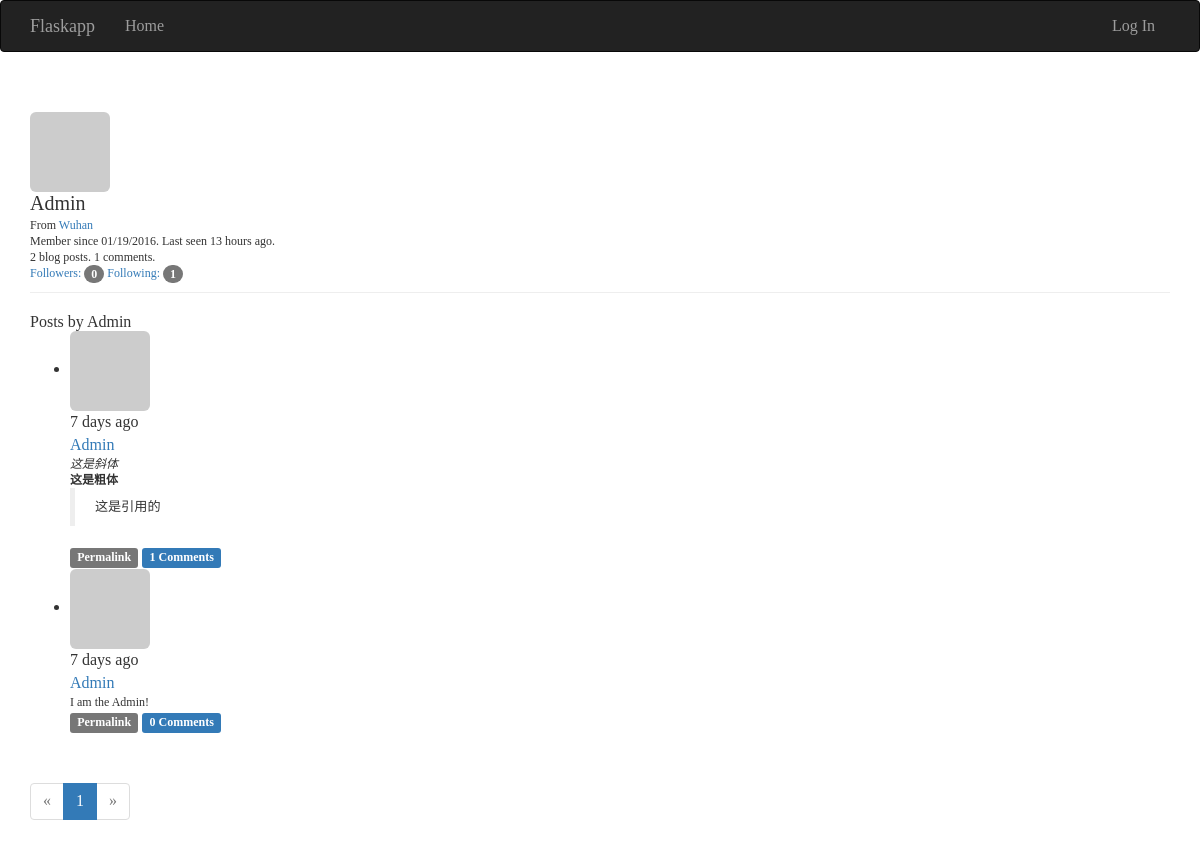
Before: /user/Admin with the older database file.
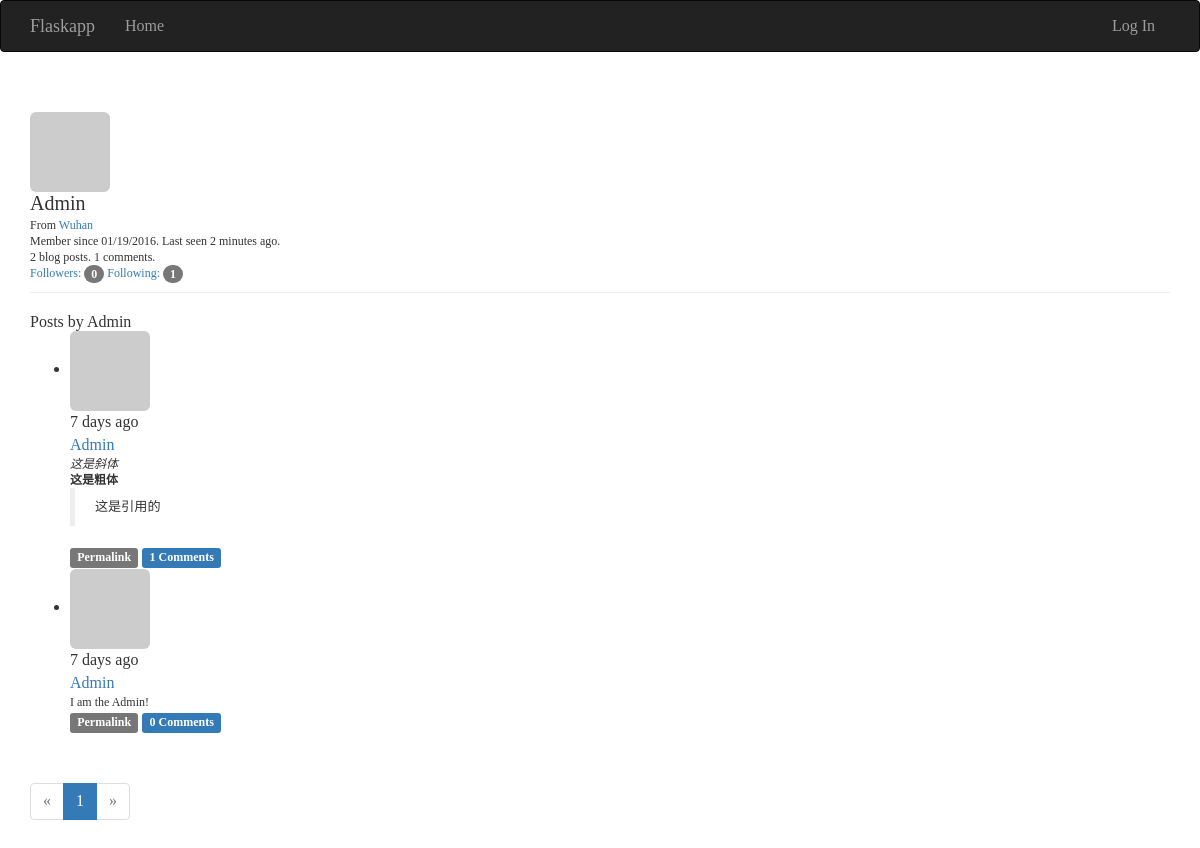
After: the same page with the newer database file.
### app/models.py (models this page shows, shortened)
class User(db.Model, UserMixin):
    __tablename__ = 'users'
    id = db.Column(db.Integer, primary_key=True)
    email = db.Column(db.String(64), unique=True, index=True)
    username = db.Column(db.String(64), unique=True, index=True)
    role_id = db.Column(db.Integer, db.ForeignKey('roles.id'))
    password_hash = db.Column(db.String(128))
    confirmed = db.Column(db.Boolean, default=False)
    name = db.Column(db.String(64))
    location = db.Column(db.String(64))
    about_me = db.Column(db.Text())
    member_since = db.Column(db.DateTime(), default=datetime.utcnow)
    last_seen = db.Column(db.DateTime(), default=datetime.utcnow)
    avatar_hash = db.Column(db.String(32))
    posts = db.relationship('Post', backref='author', lazy='dynamic')
    followed = db.relationship('Follow',
                               foreign_keys=[Follow.follower_id],
                               backref=db.backref('follower', lazy='joined'),
                               lazy='dynamic',
                               cascade='all, delete-orphan')
    followers = db.relationship('Follow',
                                foreign_keys=[Follow.followed_id],
                                backref=db.backref('followed', lazy='joined'),
                                lazy='dynamic',
                                cascade='all, delete-orphan')
    comments = db.relationship('Comment', backref='author', lazy='dynamic')
    @property
    def password(self):
        raise AttributeError('password is not a readable attribute')
    def gravatar(self, size=100, default='identicon', rating='g'):
        if request.is_secure:
            url = 'https://secure.gravatar.com/avatar'
        else:
            url = 'http://www.gravatar.com/avatar'
        hash = self.avatar_hash or hashlib.md5(
                self.email.encode('utf-8')).hexdigest()
        return '{url}/{hash}?s={size}&d={default}&r={rating}'.format(
                url=url, hash=hash, size=size, default=default, rating=rating)

class Post(db.Model):
    __tablename__ = 'posts'
    id = db.Column(db.Integer, primary_key=True)
    body = db.Column(db.Text)
    body_html = db.Column(db.Text)
    timestamp = db.Column(db.DateTime, index=True, default=datetime.utcnow)
    author_id = db.Column(db.Integer, db.ForeignKey('users.id'))
    comments = db.relationship('Comment', backref='post', lazy='dynamic')

### app/main/views.py (the view)
@main.route('/user/<username>')
def user(username):
    user = User.query.filter_by(username=username).first_or_404()
    page = request.args.get('page', 1, type=int)
    pagination = user.posts.order_by(Post.timestamp.desc()).paginate(
                 page, per_page=current_app.config['FLASKY_POSTS_PER_PAGE'],
                 error_out=False)
    posts = pagination.items
    return render_template('user.html', user=user, posts=posts,
                           pagination=pagination)

### app/auth/views.py (called while the page is built)
@auth.before_app_request
def before_request():
    if current_user.is_authenticated:
        current_user.ping()
        if not current_user.confirmed \
                and request.endpoint[:5] != 'auth.' \
                and request.endpoint != 'static':
            return redirect(url_for('auth.unconfirmed'))

### app/main/__init__.py (called while the page is built)
@main.app_context_processor
def inject_permissions():
    return dict(Permission=Permission)

### app/main/views.py (called while the page is built)
@main.after_app_request
def after_request(response):
    for query in get_debug_queries():
        if query.duration >= current_app.config['FLASKY_SLOW_DB_QUERY_TIME']:
            current_app.logger.warning(
                'Slow query: %s\nParameters: %s\nDuration: %fs\nContext: %s\n'
                % (query.statement, query.parametersm, query.duration,
                    query.context))
    return response

### app/models.py (called while the page is built)
    def can(self, permissions):
        return False

    def is_administrator(self):
        return False

### app/templates/user.html (shortened to what this page needs)
{% extends "base.html" %}
{% import "_macros.html" as macros %}
{% block page_content %}
<div class="page-header">
    <img class="img-rounded profile-thumbnail" src="{{ user.gravatar(size=256) }}">
    <div class="profile-header">
        <h1>{{ user.username }}</h1>
        {% if user.name or user.location %}
        <p>
            {% if user.location %}
                From <a href="http://maps.baidu.com/?q={{ user.location }}">{{ user.location }}</a>
            {% endif %}
        </p>
        {% endif %}
        <p>Member since {{ moment(user.member_since).format('L') }}. Last seen {{ moment(user.last_seen).fromNow() }}.</p>
        <p>{{ user.posts.count() }} blog posts. {{ user.comments.count() }} comments.</p>
        <p>
            <a href="{{ url_for('.followers', username=user.username) }}">Followers: <span class="badge">{{ user.followers.count() - 1 }}</span></a>
            <a href="{{ url_for('.followed_by', username=user.username) }}">Following: <span class="badge">{{ user.followed.count() - 1}}</span></a>
        </p>
    </div>
</div>
<h3>Posts by {{ user.username }}</h3>
{% include '_posts.html' %}
{% if pagination %}
<div class="pagination">
    {{ macros.pagination_widget(pagination, '.user', username=user.username) }}
</div>
{% endif %}
{% endblock %}

### app/templates/base.html (shortened to what this page needs)
{% extends "bootstrap/base.html" %}
{% block head %}
{{ super() }}
<link rel="stylesheet" type="text/css" href="{{ url_for('static', filename='style.css') }}">
{% endblock %}
{% block navbar %}
<div class="navbar navbar-inverse" role="navigation">
    <div class="container">
        <div class="navbar-header">
            <a class="navbar-brand" href="{{ url_for('main.index') }}">Flaskapp</a>
        </div>
        <div class="navbar-collapse collapse">
            <ul class="nav navbar-nav">
                <li><a href="{{ url_for('main.index') }}">Home</a></li>
            </ul>
            <ul class="nav navbar-nav navbar-right">
                {% if current_user.is_authenticated %}
                <li class="dropdown">
                    <a href="#" class="dropdown-toggle" data-toggle="dropdown">Account<b class="caret"></b></a>
                    <ul class="dropdown-menu">
                        <li><a href="{{ url_for('auth.change_password') }}">Change Password</a></li>
                        <li><a href="{{ url_for('auth.change_email_request') }}">Change Email</a></li>
                        <li><a href="{{ url_for('auth.logout') }}">Log Out</a></li>
                {% else %}
                <li><a href="{{ url_for('auth.login') }}">Log In</a></li>
                {% endif %}
            </ul>
        </div>
    </div>
</div>
{% endblock %}
{% block content %}
<div class="container">
    {% block page_content %}{% endblock %}
</div>
{% endblock %}

### app/templates/_macros.html
{% macro pagination_widget(pagination, endpoint) %}
<ul class="pagination">
    <li{% if not pagination.has_prev %} class="disabled"{% endif %}>
        <a href="{% if pagination.has_prev %}{{ url_for(endpoint,
            page = pagination.pre_num, **kwargs) }}{% else %}#{% endif %}">
            &laquo;
        </a>
    </li>
    {% for p in pagination.iter_pages() %}
        {% if p %}
            {% if p == pagination.page %}
            <li class="active">
                <a href="{{ url_for(endpoint, page = p, **kwargs) }}">{{ p }}</a>
            </li>
            {% else %}
            <li>
                <a href="{{ url_for(endpoint, page = p, **kwargs) }}">{{ p }}</a>
            </li>
            {% endif %}
        {% else %}
        <li class="disabled"><a href="#">&hellip;</a></li>
        {% endif %}
    {% endfor %}
    <li{% if not pagination.has_next %} class="disabled"{% endif %}>
        <a href="{% if pagination.has_next %}{{ url_for(endpoint, page=pagination.next_num, **kwargs) }}{% else %}#{% endif %}">
            &raquo;
        </a>
    </li>
</ul>
{% endmacro %}

### app/templates/_posts.html (shortened to what this page needs)
<ul class="posts">
    {% for post in posts %}
    <li class="post">
        <div class="post-thumbnail">
            <a href="{{ url_for('.user', username=post.author.username) }}">
                <img class="img-rounded profile-thumbnail" src="{{ post.author.gravatar(size=40) }}">
            </a>
        </div>
        <div class="post-content">
            <div class="post-date">{{ moment(post.timestamp).fromNow() }}</div>
            <div class="post-author"><a href="{{ url_for('.user', username=post.author.username) }}">{{ post.author.username }}</a></div>
            <div class="post-body">
                {% if post.body_html %}
                    {{ post.body_html | safe }}
                {% else %}
                    {{ post.body }}
                {% endif %}
            </div>
            <div class="post-footer">
                <a href="{{ url_for('.post', id=post.id) }}">
                    <span class="label label-default">Permalink</span>
                </a>
                <a href="{{ url_for('.post', id=post.id) }}#comments">
                    <span class="label label-primary">{{ post.comments.count() }} Comments</span>
                </a>
            </div>
        </div>
    </li>
    {% endfor %}
</ul>

### tmp/coverage/style.css (style rules this page uses)
html, body, h1, h2, h3, p, table, td, th { margin: 0; padding: 0; border: 0; outline: 0; font-weight: inherit; font-style: inherit; font-size: 100%; font-family: inherit; vertical-align: baseline; }
body { font-family: georgia, serif; font-size: 1em; }
html>body { font-size: 16px; }
p { font-size: .75em; line-height: 1.33333333em; }
h1 { font-size: 1.25em; display: inline-block; }

Changed rows visible on the page:
changed User "Admin": last_seen "13 hours ago" → "2 minutes ago"
